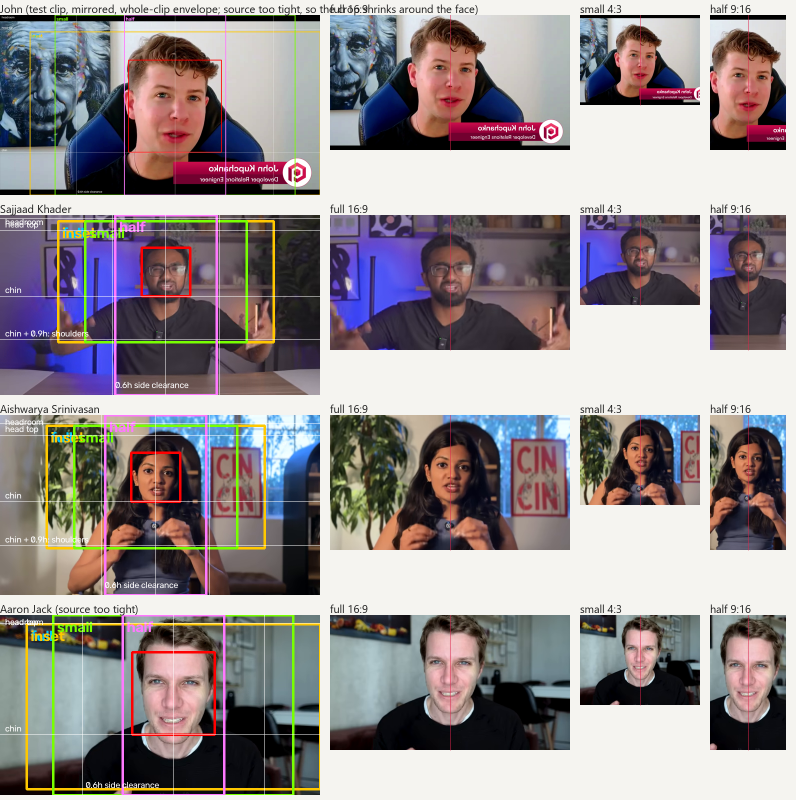
#> input picture skills/camera-layout/assets/framing-examples.png, 1592 x 1600 px (shown at 1/2 size)
$ python frame_face.py ../assets/framing-examples.png --out out.png
#> lines starting #> are read from the running program, lines starting #| are printed output that depends on the picture; after the words box and inside, x2 and y2 are one past the last pixel; in counts of white or black regions, pixels touching at a corner belong together
#!/usr/bin/env python
"""frame_face.py: cut a presenter crop around the face, the same way every time.

  python frame_face.py IMAGE_OR_VIDEO --out DIR [--layouts full,inset,small,half] [--guides]

The rule, in face heights (h = height of the detected face box, brow to chin):
  top     head top (about 0.35 h above the box) plus 0.25 h of headroom
  bottom  chin plus 0.9 h: the neck and the top of the chest, so the shoulders are in
  sides   at least 0.6 h of clear space left and right of the face, so a turn or a lean stays in frame
  centre  the face centre sits on the vertical centre line of the crop; eyes land near the upper third
The crop is then widened to the layout's aspect (16:9 full and inset, 4:3 small, 9:16 half panel) and
clamped to the source. With a video, the face is measured on frames through the whole clip and the crop
is built around where the face GOES, not one frame, so movement is covered.

Writes one png per layout plus <name>_guides.png showing the detected face, the clearances and the centre
line, and prints the crop boxes (source pixels) for the editor.
"""
if __name__ == "__main__":                                   # run on the suite's own Python (.venv, made by setup.py), whichever python started it
    import os as _o, sys as _s, subprocess as _sp
    _v = _o.path.join(_o.path.dirname(_o.path.realpath(__file__)), "..", "..", "..", ".venv", *(("Scripts", "python.exe") if _o.name == "nt" else ("bin", "python")))
    if _o.path.exists(_v) and _o.path.normcase(_o.path.realpath(_s.prefix)) != _o.path.normcase(_o.path.realpath(_o.path.dirname(_o.path.dirname(_v)))):
        _s.exit(_sp.call([_v, _o.path.realpath(__file__)] + _s.argv[1:]))
import argparse, os, sys
import cv2, numpy as np

ASPECT = {"full": 16 / 9, "inset": 16 / 9, "small": 4 / 3, "half": 9 / 16}
OUT_SIZE = {"full": (1920, 1080), "inset": (960, 540), "small": (640, 480), "half": (608, 1080)}
CASC = cv2.CascadeClassifier(cv2.data.haarcascades + "haarcascade_frontalface_default.xml")

def faces_in(img):
    g = cv2.cvtColor(img, cv2.COLOR_BGR2GRAY)
    fs = CASC.detectMultiScale(g, 1.08, 4, minSize=(max(24, img.shape[1] // 40),) * 2)
    return [tuple(int(v) for v in b) for b in fs]

def measure(path, step=0.5):
    """face box to frame around: on an image the biggest face; on a video the envelope of where the face goes"""
#> called with path = '../assets/framing-examples.png', step = 0.5
    if path.lower().endswith((".mp4", ".mov", ".webm", ".mkv")):
        cap = cv2.VideoCapture(path); fps = cap.get(cv2.CAP_PROP_FPS) or 30; every = max(1, int(fps * step)); i = 0; boxes = []; first = None
        while True:
            ok = cap.grab()
            if not ok: break
            if i % every == 0:
                ok, f = cap.retrieve()
                fs = faces_in(f)
                if fs:
                    boxes.append(max(fs, key=lambda b: b[2] * b[3]))
                    if first is None: first = f          # the preview frame is the first one with a face, not a fade-in
                elif first is None and f.mean() > 40: first = f
            i += 1
        cap.release()
        if not boxes: raise SystemExit("no face found in the video")
        b = np.array(boxes, float)
        h = float(np.median(b[:, 3])); w = float(np.median(b[:, 2]))
        x0 = float(np.percentile(b[:, 0], 5)); x1 = float(np.percentile(b[:, 0] + b[:, 2], 95))
        y0 = float(np.percentile(b[:, 1], 5)); y1 = float(np.percentile(b[:, 1] + b[:, 3], 95))
        # the envelope: where the face was, between the 5th and 95th percentile of its positions
        return first, (x0, y0, x1 - x0, y1 - y0), h, len(boxes)
    img = cv2.imread(path)
#> img is the input picture: shape (1600, 1592, 3); mean B, G, R 142.8, 140, 147.7
    if img is None: raise SystemExit(f"cannot read {path}")
    fs = faces_in(img)
#> in faces_in, `g = cv2.cvtColor(img, cv2.COLOR_BGR2GRAY)`:
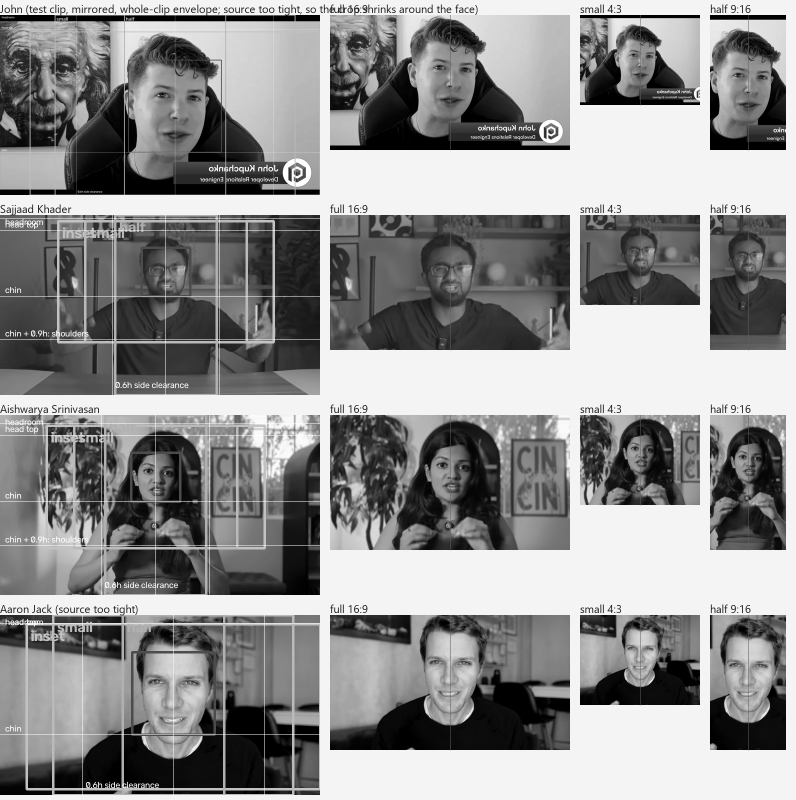
#> g: shape (1600, 1592) (shown at 1/2 size); min 0, max 255, mean 142.7
#> in faces_in, `fs = CASC.detectMultiScale(g, 1.08, 4, minSize=(max(24, img.shape[1] /..`: fs = 20 rows, first 6: [1294, 881, 62, 62], [1247, 472, 67, 67], [1462, 481, 69, 69], [1244, 870, 72, 72], [1238, 79, 88, 88], [1461, 886, 74, 74]
#> fs = 20 items, first 6: (1294, 881, 62, 62), (1247, 472, 67, 67), (1462, 481, 69, 69), (1244, 870, 72, 72), (1238, 79, 88, 88), (1461, 886, 74, 74)
    if not fs: raise SystemExit("no face found")
    x, y, w, h = max(fs, key=lambda b: b[2] * b[3])
#> x = 1398; y = 905; w = 181; h = 181
    return img, (float(x), float(y), float(w), float(h)), float(h), 1

def crop_box(env, h, aspect, W, H, headroom=0.25, head_top=0.35, chin_buffer=0.9, side=0.6):
    """the crop around the face. Horizontal centring on the face is never given up: when the source is too
    tight, the crop shrinks symmetrically around the face centre instead of sliding sideways."""
    ex, ey, ew, eh = env
    cx = ex + ew / 2; cy = ey + eh / 2
    top = ey - head_top * h - headroom * h
    bottom = ey + eh + chin_buffer * h
    ch = bottom - top; cw = ew + 2 * side * h
    if cw / ch < aspect: cw = ch * aspect            # widen to the aspect (never shrink)
    else: ch = cw / aspect
    # the widest crop that keeps the face dead centre horizontally inside the source
    cw_max = 2 * min(cx, W - cx)
    if cw > cw_max: cw = cw_max; ch = cw / aspect
    if ch > H: ch = H; cw = ch * aspect
    left = cx - cw / 2; right = cx + cw / 2
    top = cy - 0.42 * ch                             # eyes near the upper third
    dy = 0
    if top < 0: dy = -top
    elif top + ch > H: dy = H - (top + ch)
    top += dy; bottom = top + ch
    return (int(round(left)), int(round(top)), int(round(right)), int(round(bottom))), (0, dy)

def main():
    ap = argparse.ArgumentParser(description=__doc__, formatter_class=argparse.RawDescriptionHelpFormatter)
    ap.add_argument("src"); ap.add_argument("--out", required=True); ap.add_argument("--layouts", default="full,inset,small,half"); ap.add_argument("--guides", action="store_true", default=True)
    ap.add_argument("--mirror", action="store_true", help="flip left-right first (house rule for self-recorded talking heads)")
    a = ap.parse_args()
    os.makedirs(a.out, exist_ok=True)
    img, env, h, n = measure(a.src)
#> env = (1398, 905, 181, 181); h = 181; n = 1
    if a.mirror:
        img = cv2.flip(img, 1); W = img.shape[1]; ex, ey, ew, eh = env; env = (W - ex - ew, ey, ew, eh)
    H, W = img.shape[:2]; name = os.path.splitext(os.path.basename(a.src))[0]
#> after `H, W = img.shape[:2]`: H = 1600; W = 1592
    ex, ey, ew, eh = env
#> ex = 1398; ey = 905; ew = 181; eh = 181
    print(f"{name}: face {int(ew)}x{int(eh)} px at ({int(ex)},{int(ey)}), measured on {n} frame(s); unit h = {h:.0f} px")
#| framing-examples: face 181x181 px at (1398,905), measured on 1 frame(s); unit h = 181 px
    # is the source framed loosely enough for the rule? report what is missing rather than silently cropping tighter
    need_top = ey - 0.6 * h; need_bottom = ey + eh + 0.9 * h; need_l = ex - 0.6 * h; need_r = ex + ew + 0.6 * h
#> after `need_top = ey - 0.6 * h`: need_top = 796.4
#> after `need_bottom = ey + eh + 0.9 * h`: need_bottom = 1248.9
#> after `need_l = ex - 0.6 * h`: need_l = 1289.4
#> after `need_r = ex + ew + 0.6 * h`: need_r = 1687.6
    short = []
    if need_top < 0: short.append(f"{int(-need_top)} px above the head")
    if need_bottom > H: short.append(f"{int(need_bottom - H)} px below the chin (shoulders are cut)")
    if need_l < 0: short.append(f"{int(-need_l)} px on the left")
    if need_r > W: short.append(f"{int(need_r - W)} px on the right")
    if short: print("  SOURCE TOO TIGHT: the rule wants " + ", ".join(short) + ". Step the camera back or widen the lens; the crops below are the best fit, not the rule.")
#|   SOURCE TOO TIGHT: the rule wants 95 px on the right. Step the camera back or widen the lens; the crops below are the best fit, not the rule.
    else: print("  source has room for the rule on every side")
    g = img.copy()
    cv2.rectangle(g, (int(ex), int(ey)), (int(ex + ew), int(ey + eh)), (0, 0, 255), 3)
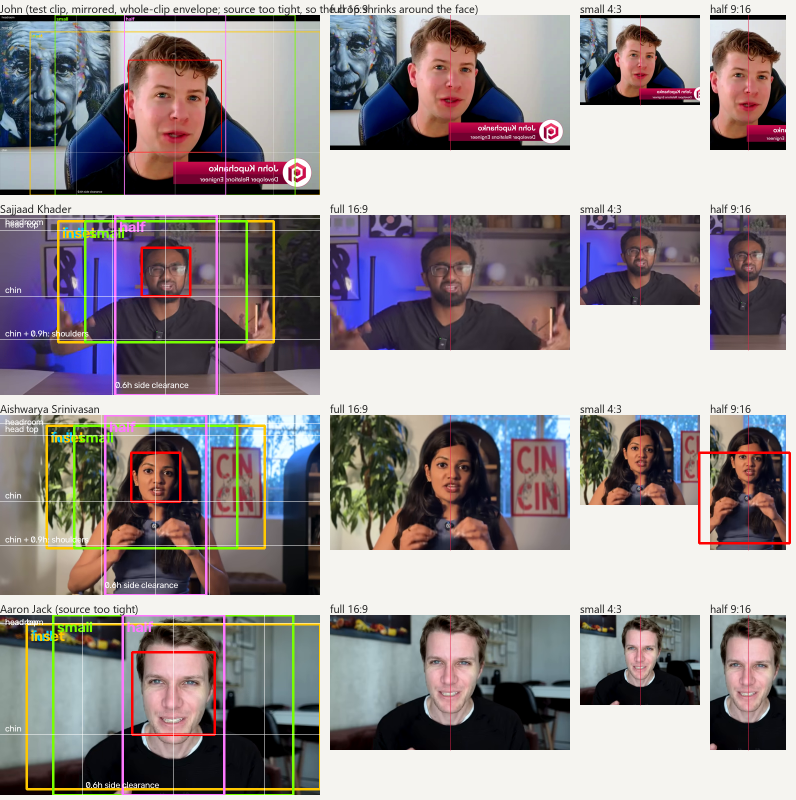
#> g: shape (1600, 1592, 3) (shown at 1/2 size); 0.14% of pixels changed, all inside (x1, y1, x2, y2) = (1396, 903, 1582, 1089)
    for lay in a.layouts.split(","):
        (l, t, r, b), (dx, dy) = crop_box(env, h, ASPECT[lay], W, H)
        crop = cv2.resize(img[t:b, l:r], OUT_SIZE[lay], interpolation=cv2.INTER_AREA)
        cv2.imwrite(os.path.join(a.out, f"{name}_{lay}.png"), crop)
        col = {"full": (255, 200, 0), "inset": (0, 200, 255), "small": (0, 255, 120), "half": (255, 120, 255)}[lay]
        cv2.rectangle(g, (l, t), (r, b), col, 3); cv2.putText(g, lay, (l + 8, t + 34), cv2.FONT_HERSHEY_SIMPLEX, 1.0, col, 2)
        off = f"  (shifted {int(dx)},{int(dy)} px to stay inside the source)" if (dx or dy) else ""
        print(f"  {lay:5s} crop x={l} y={t} w={r - l} h={b - t}  face centre at {100 * ((ex + ew / 2) - l) / (r - l):.0f}% across, {100 * ((ey + eh / 2) - t) / (b - t):.0f}% down{off}")
#> this loop made 4 passes
#> (top in crop_box, t, b) on passes 1 to 4: (946.6, 947, 1063), (946.6, 947, 1063), (930.3, 930, 1086), (840.9, 841, 1209)
#|   full  crop x=1385 y=947 w=207 h=116  face centre at 50% across, 42% down
#|   inset crop x=1385 y=947 w=207 h=116  face centre at 50% across, 42% down
#|   small crop x=1385 y=930 w=207 h=156  face centre at 50% across, 42% down
#|   half  crop x=1385 y=841 w=207 h=368  face centre at 50% across, 42% down
#> pass 1, in main, `crop = cv2.resize(img[t:b, l:r], OUT_SIZE[lay], interpolation=cv2.INTE..`:
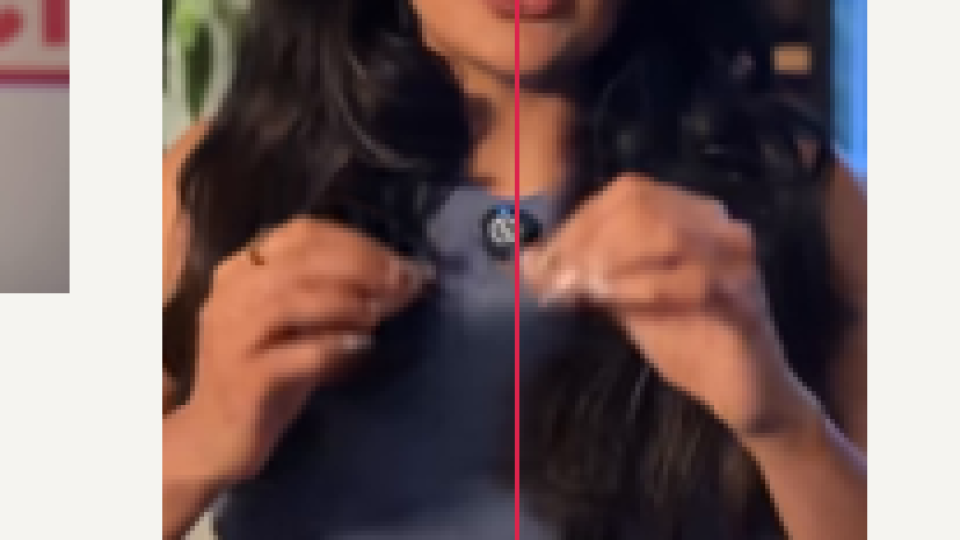
#> crop: shape (1080, 1920, 3) (shown at 1/2 size); mean B, G, R 98.6, 100.2, 119
#> pass 3, in main, `crop = cv2.resize(img[t:b, l:r], OUT_SIZE[lay], interpolation=cv2.INTE..`:
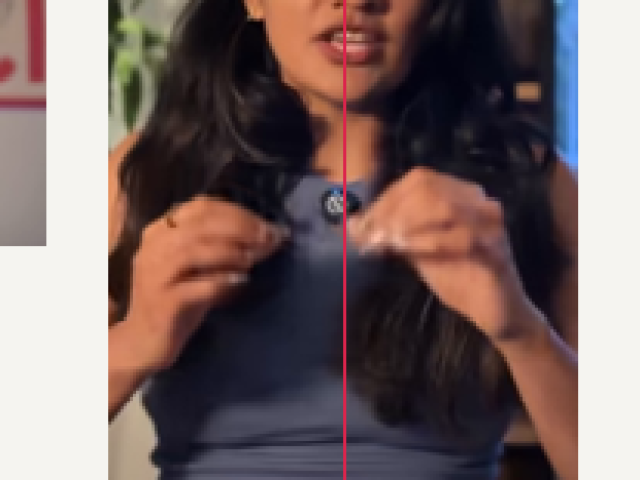
#> crop: shape (480, 640, 3); mean B, G, R 101.3, 102.3, 119.5
#> after the loop:
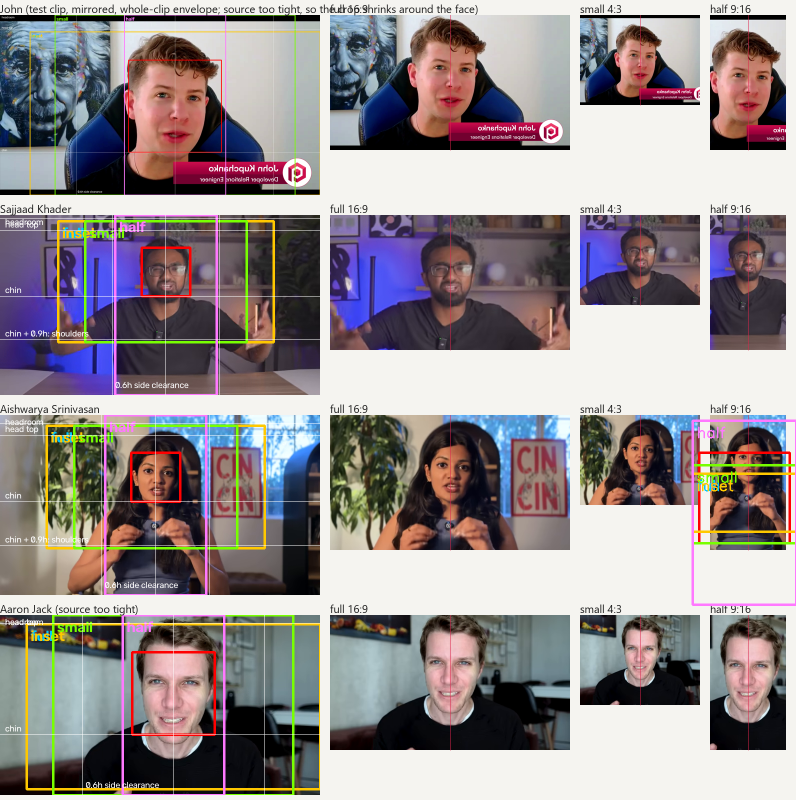
#> g: shape (1600, 1592, 3) (shown at 1/2 size); 0.41% of pixels changed, all inside (x1, y1, x2, y2) = (1383, 839, 1592, 1212)
    # guide lines: head top + headroom, chin buffer, side clearance, centre line
    cx = int(ex + ew / 2)
#> cx = 1488
    cv2.line(g, (cx, 0), (cx, H), (255, 255, 255), 1)
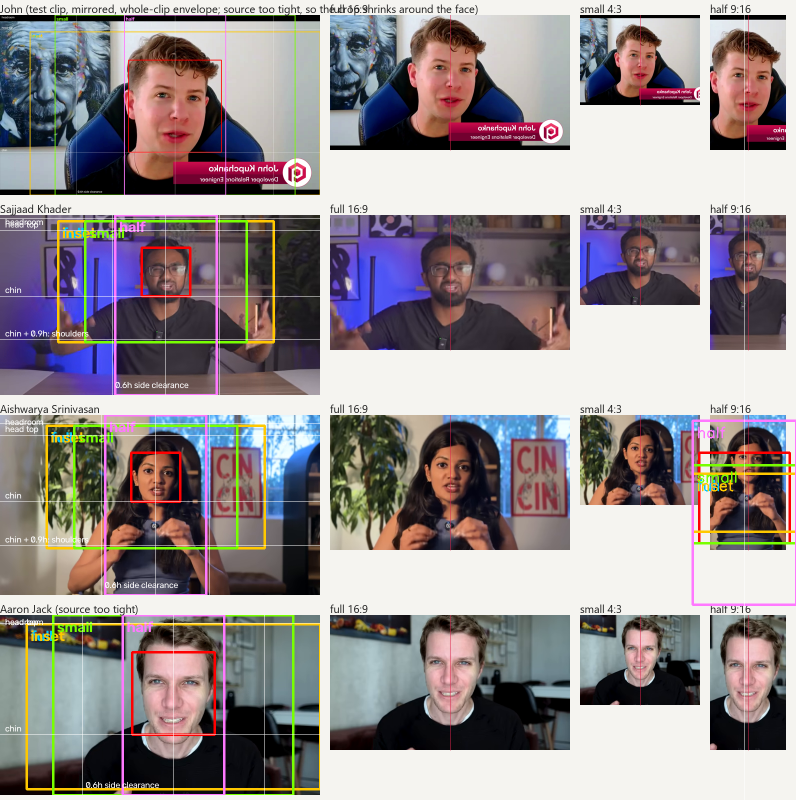
#> g: shape (1600, 1592, 3) (shown at 1/2 size); 0.06% of pixels changed, all inside (x1, y1, x2, y2) = (1488, 0, 1489, 1600)
    for yy, label in ((int(ey - 0.35 * h), "head top"), (int(ey - 0.6 * h), "headroom"), (int(ey + eh), "chin"), (int(ey + eh + 0.9 * h), "chin + 0.9h: shoulders")):
        cv2.line(g, (0, yy), (W, yy), (255, 255, 255), 1); cv2.putText(g, label, (10, max(20, yy - 6)), cv2.FONT_HERSHEY_SIMPLEX, 0.6, (255, 255, 255), 1)
#> this loop made 4 passes
#> (yy, label) on passes 1 to 4: (841, 'head top'), (796, 'headroom'), (1086, 'chin'), (1248, 'chin + 0.9h: shoulders')
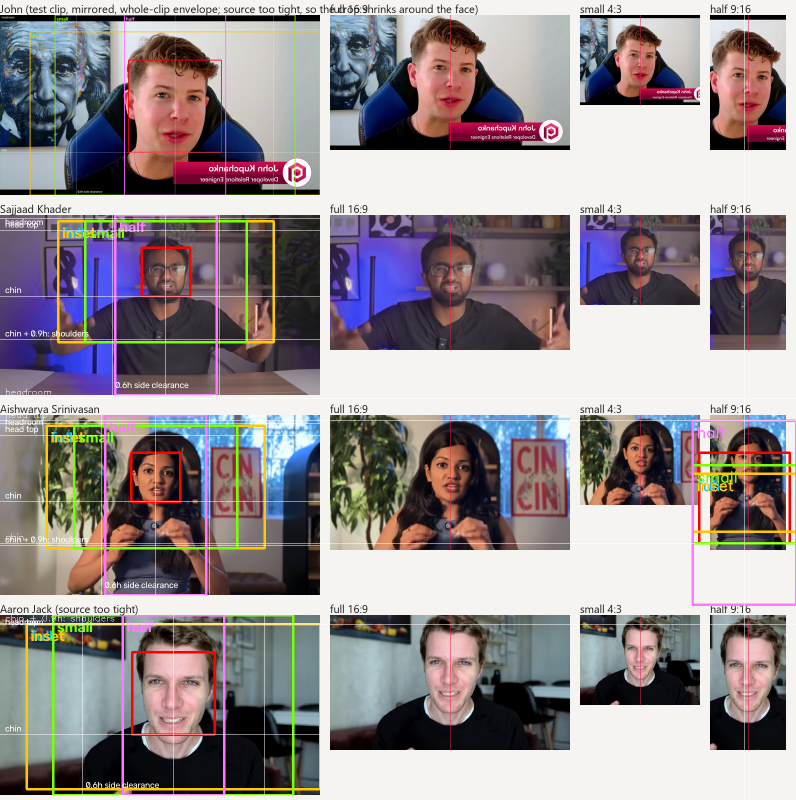
#> g: shape (1600, 1592, 3) (shown at 1/2 size); 0.28% of pixels changed, all inside (x1, y1, x2, y2) = (0, 777, 1592, 1249)
    for xx in (int(ex - 0.6 * h), int(ex + ew + 0.6 * h)):
        cv2.line(g, (xx, 0), (xx, H), (255, 255, 255), 1)
#> this loop made 2 passes
#> xx on passes 1 to 2: 1289, 1687
#> g: shape (1600, 1592, 3); 0.06% of pixels changed, all inside (x1, y1, x2, y2) = (1289, 0, 1290, 1600)
    cv2.putText(g, "0.6h side clearance", (int(ex - 0.6 * h) + 6, H - 14), cv2.FONT_HERSHEY_SIMPLEX, 0.6, (255, 255, 255), 1)
#> g: shape (1600, 1592, 3); mean B, G, R 143, 140.3, 148.4
    cv2.imwrite(os.path.join(a.out, f"{name}_guides.png"), g)
    print(f"-> {a.out}")
#| -> out.png

if __name__ == "__main__":
    main()
